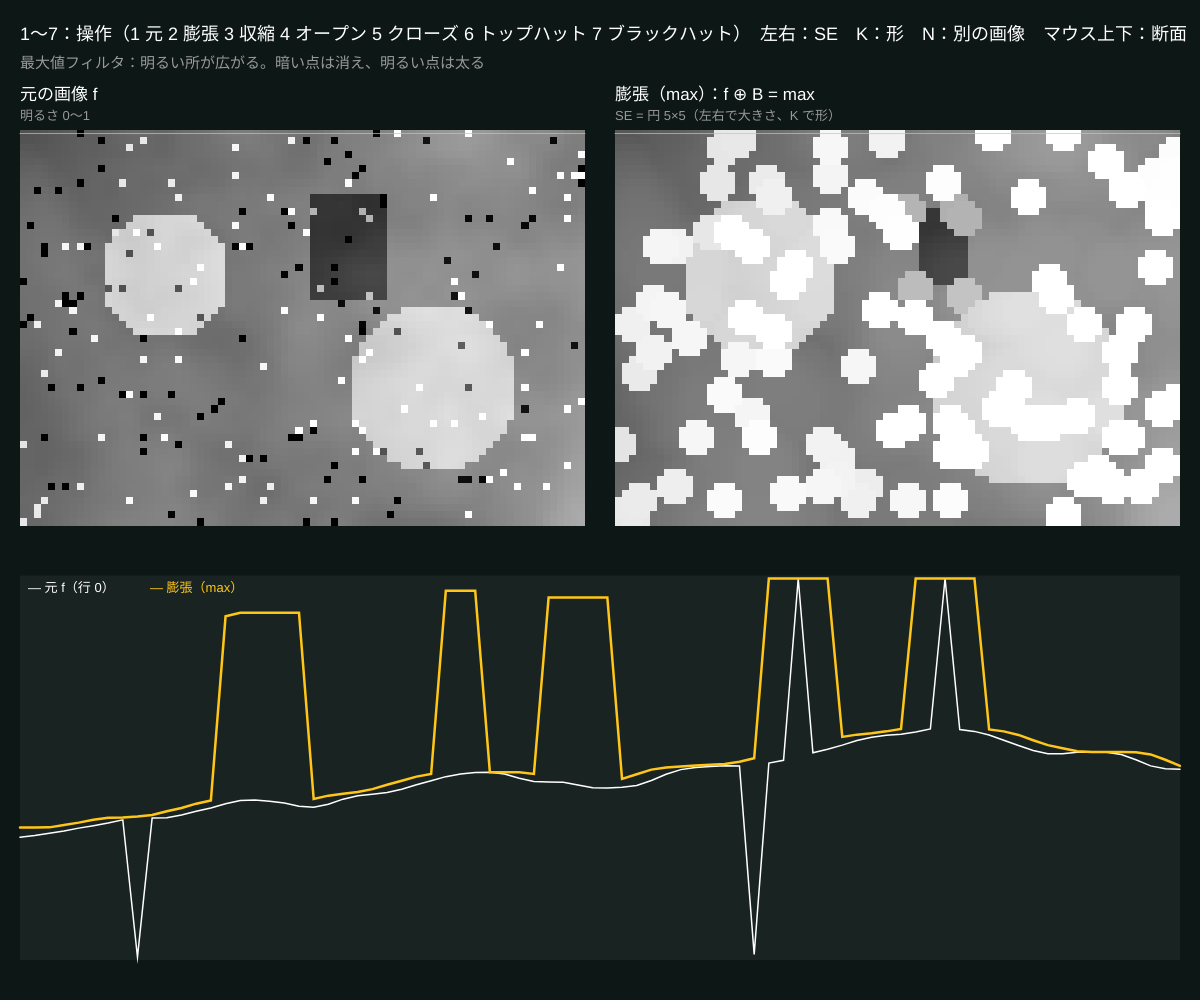
Frame 1 (no input)
Frame 60 (no input): identical to frame 1, image omitted
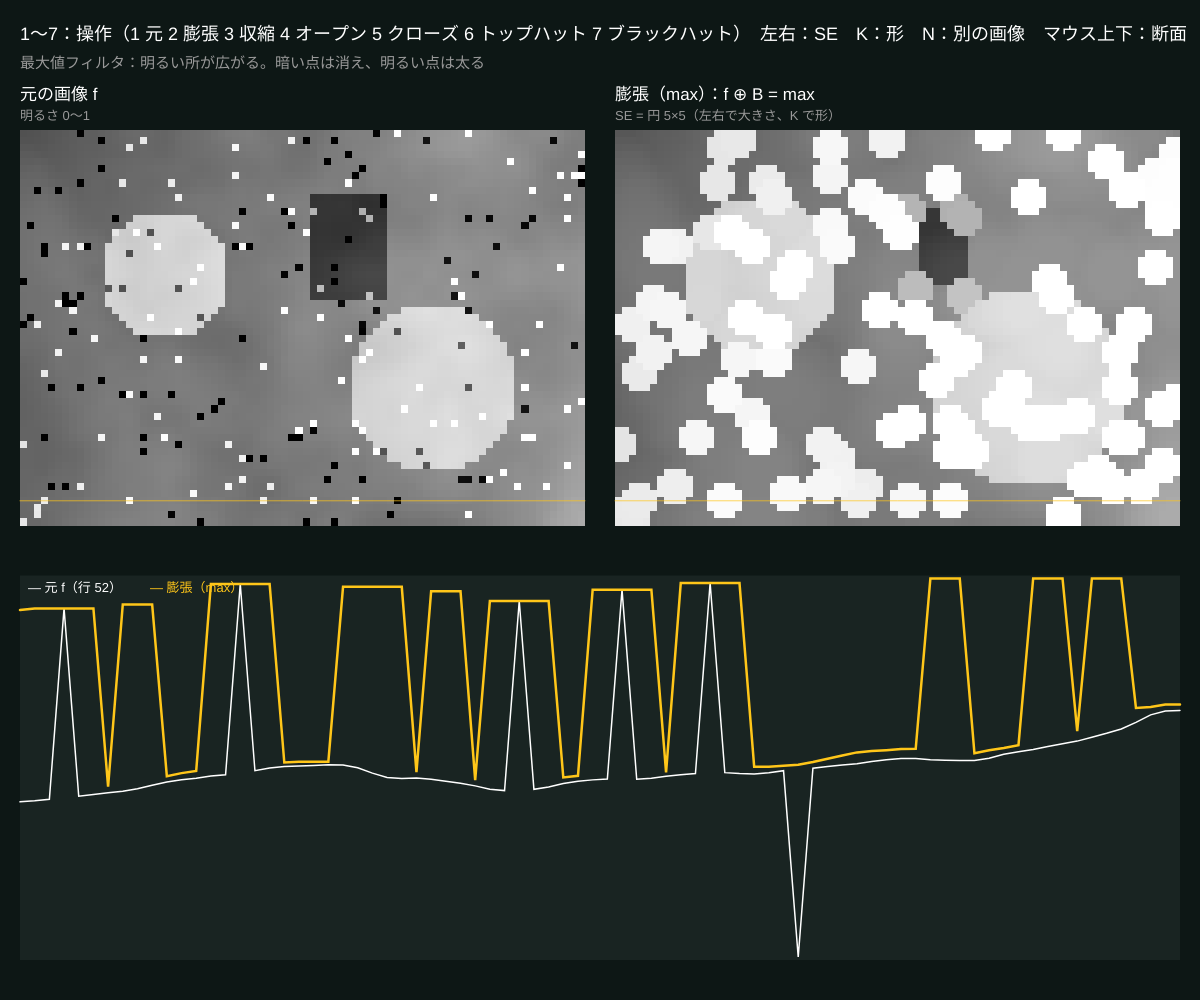
Frame 120 (the mouse pressed at the canvas centre since frame 60)

The p5.js sketch that drew these frames (run headless with seeded random() and noise() and a simulated clock; from frame 60 on, the mouse is pressed at the canvas centre):

// p5.js sketch
// ── sketch.js
// ============================================
// 07 グレースケール・モルフォロジー
// 0/1 のかわりに明るさ（0〜1）。膨張 = SE の中の最大値、収縮 = 最小値 ── それだけで同じ道具が全部使える
// トップハット（元 − オープニング）= 小さく明るいもの、ブラックハット（クロージング − 元）= 小さく暗いもの
// 1〜7 で操作 / 左右で SE の大きさ / K で SE の形 / N で別の画像 / マウス上下 = 断面の行
// ============================================

let cols = 80, rows = 56, cell, oy = 130;
let gray, result;
let op = 2;          // ★ 1 元 2 膨張 3 収縮 4 オープン 5 クローズ 6 トップハット 7 ブラックハット
let seR = 2;         // ★ SE の半径
let seKind = 'disk'; // ★ 'box' 'disk'
let se = [], seed = 1, dirty = true;
let bufA, bufB; // 画像を描くためのバッファ（毎フレーム 1 マスずつ描くより速い）
let opNames = { 1: '元の画像', 2: '膨張（max）', 3: '収縮（min）', 4: 'オープニング', 5: 'クロージング', 6: 'トップハット', 7: 'ブラックハット' };
let formulas = { 1: 'f', 2: 'f ⊕ B = max', 3: 'f ⊖ B = min', 4: '(f ⊖ B) ⊕ B', 5: '(f ⊕ B) ⊖ B', 6: 'f − (f ∘ B)', 7: '(f • B) − f' };

function setup() {
  createCanvas(windowWidth, windowHeight);
  colorMode(HSB, 360, 100, 100, 100);
  cell = min((width - 70) / 2 / cols, (height - 310) / rows);
  noSmooth();
  bufA = createImage(cols, rows);
  bufB = createImage(cols, rows);
  makeImage();
}

// ★ 画像：ゆるい明るさの変化 + 明るい丸 + 暗い四角 + 細かい点
function makeImage() {
  noiseSeed(seed); randomSeed(seed);
  gray = new Float32Array(cols * rows);
  for (let y = 0; y < rows; y++) for (let x = 0; x < cols; x++) {
    let v = 0.25 + 0.3 * noise(x * 0.05, y * 0.05) + 0.2 * (x / cols);
    if (dist(x, y, 20, 20) < 9) v += 0.4;
    if (dist(x, y, 58, 36) < 12) v += 0.3;
    if (x > 40 && x < 52 && y > 8 && y < 24) v -= 0.3;
    if (random() < 0.04) v += random() < 0.5 ? 0.5 : -0.5;
    gray[x + y * cols] = constrain(v, 0, 1);
  }
  dirty = true;
}

function recompute() {
  se = makeSE(seKind, seR);
  let f = gray;
  if (op === 1) result = f;
  else if (op === 2) result = grayDilate(f, se);
  else if (op === 3) result = grayErode(f, se);
  else if (op === 4) result = grayDilate(grayErode(f, se), se);
  else if (op === 5) result = grayErode(grayDilate(f, se), se);
  else if (op === 6) { let o = grayDilate(grayErode(f, se), se); result = f.map((v, i) => v - o[i]); }
  else { let c = grayErode(grayDilate(f, se), se); result = c.map((v, i) => v - f[i]); }
  toBuffer(gray, bufA);
  toBuffer(result, bufB);
  dirty = false;
}
// 明るさの配列 → 画像バッファ
function toBuffer(a, buf) {
  buf.loadPixels();
  for (let i = 0; i < a.length; i++) {
    let v = constrain(a[i], 0, 1) * 255;
    buf.pixels[i * 4] = v; buf.pixels[i * 4 + 1] = v; buf.pixels[i * 4 + 2] = v; buf.pixels[i * 4 + 3] = 255;
  }
  buf.updatePixels();
}

function drawPanel(buf, px, title, sub) {
  noStroke();
  image(buf, px, oy, cols * cell, rows * cell);
  fill(0, 0, 100); textSize(17); text(title, px, oy - 30);
  fill(0, 0, 60); textSize(13); text(sub, px, oy - 10);
}

function draw() {
  background(170, 45, 9);
  if (dirty) recompute();
  let pw = cols * cell, gap = 30;
  drawPanel(bufA, 20, '元の画像 f', '明るさ 0〜1');
  drawPanel(bufB, 20 + pw + gap, opNames[op] + '：' + formulas[op], 'SE = ' + (seKind === 'box' ? '正方形' : '円') + ' ' + (2 * seR + 1) + '×' + (2 * seR + 1) + '（左右で大きさ、K で形）');

  // 断面：マウスの行の明るさを折れ線に
  let my = constrain(floor((mouseY - oy) / cell), 0, rows - 1);
  stroke(45, 90, 100, 70); strokeWeight(1);
  line(20, oy + my * cell + cell / 2, 20 + pw, oy + my * cell + cell / 2);
  line(20 + pw + gap, oy + my * cell + cell / 2, 20 + 2 * pw + gap, oy + my * cell + cell / 2);
  let gy = oy + rows * cell + 50, gh = height - gy - 40, gw = 2 * pw + gap;
  if (gh > 30) {
    noStroke(); fill(170, 30, 14); rect(20, gy, gw, gh);
    for (let [a, hue] of [[gray, 0], [result, 45]]) {
      stroke(hue, hue ? 90 : 0, 100); strokeWeight(hue ? 2.5 : 1.5); noFill();
      beginShape();
      for (let x = 0; x < cols; x++) vertex(20 + (x / (cols - 1)) * gw, gy + gh - constrain(a[x + my * cols], 0, 1) * (gh - 6) - 3);
      endShape();
    }
    noStroke(); textSize(13);
    fill(0, 0, 100); text('― 元 f（行 ' + my + '）', 28, gy + 16);
    fill(45, 90, 100); text('― ' + opNames[op], 150, gy + 16);
  }

  noStroke();
  fill(0, 0, 100);
  textSize(18);
  text('1〜7：操作（1 元 2 膨張 3 収縮 4 オープン 5 クローズ 6 トップハット 7 ブラックハット）　左右：SE　K：形　N：別の画像　マウス上下：断面', 20, 40);
  fill(0, 0, 60);
  textSize(15);
  let hint = { 1: 'ゆるい明暗 + 明るい丸 + 暗い四角 + ゴマ塩ノイズ。右で操作を選ぶと何が残る？', 2: '最大値フィルタ：明るい所が広がる。暗い点は消え、明るい点は太る', 3: '最小値フィルタ：暗い所が広がる。明るい点は消え、暗い点は太る', 4: '明るい小さなもの（ノイズの白点）が消え、大きな明るい丸は残る', 5: '暗い小さなもの（ノイズの黒点）が埋まり、大きな暗い四角は残る', 6: '背景のゆるい明るさの変化を消して「小さく明るいもの」だけ取り出す（照明むら補正）', 7: '「小さく暗いもの」だけ取り出す（文字・ひび・血管の検出）' };
  text(hint[op], 20, 68);
}

function keyPressed() {
  if (key >= '1' && key <= '7') op = int(key);
  if (key === LEFT_ARROW) seR = max(1, seR - 1);
  if (key === RIGHT_ARROW) seR = min(6, seR + 1);
  if (key === 'k' || key === 'K') seKind = seKind === 'box' ? 'disk' : 'box';
  if (key === 'n' || key === 'N') { seed++; makeImage(); }
  dirty = true;
}

// ---------- やってみよう ----------
// 1. トップハット（6）で SE を大きくしていく。明るい丸が「背景」から「対象」に変わるのはいつ？
// 2. 断面の折れ線を見ながら 2 と 3 を切り替える。山が太る・谷が太る、を確認
// 3. makeImage の「文字」版を作る：pg.text で文字を描き、その明るさをノイズに重ねて 7 で取り出す

// ==================================================
// ここから下は「モルフォロジーの道具」（構造要素・グレースケールの膨張と収縮）
// （中身は読まなくても OK。消さないでね）
// ==================================================
function makeSE(kind, r) {
  let out = [];
  for (let dy = -r; dy <= r; dy++) for (let dx = -r; dx <= r; dx++) {
    if (kind === 'box') out.push([dx, dy]);
    else if (dx * dx + dy * dy <= r * r + r * 0.5) out.push([dx, dy]);
  }
  return out;
}
// グレースケールの膨張（max）／収縮（min）。画像の外側は端の値とみなす
function grayMorph(a, se, isMax) {
  let out = new Float32Array(a.length);
  for (let y = 0; y < rows; y++) for (let x = 0; x < cols; x++) {
    let v = isMax ? -1 : 2;
    for (let k = 0; k < se.length; k++) {
      let nx = x + se[k][0], ny = y + se[k][1];
      if (nx < 0) nx = 0; else if (nx >= cols) nx = cols - 1;
      if (ny < 0) ny = 0; else if (ny >= rows) ny = rows - 1;
      let s = a[nx + ny * cols];
      if (isMax ? s > v : s < v) v = s;
    }
    out[x + y * cols] = v;
  }
  return out;
}
function grayDilate(a, se) { return grayMorph(a, se, true); }
function grayErode(a, se) { return grayMorph(a, se, false); }
